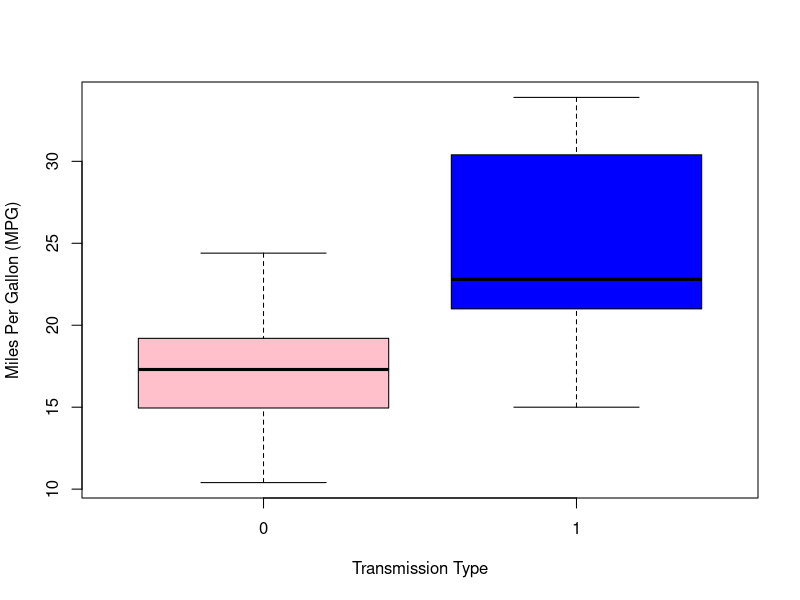

This chart was generated by the following R code: (Note: this script raises an error after producing the figure.)
## ---- chunk 1
knitr::opts_chunk$set(echo = TRUE)
## ---- chunk 2
library (datasets)
data(mtcars) # Loading data
head(mtcars) # Dataset's head
dim(mtcars) # Row's numbers and variable's quantity 
## ---- chunk 3
result <- t.test(mtcars$mpg ~ mtcars$am) 
result$p.value
## ---- chunk 4
result$estimate
## ---- chunk 5
mtcars$vs <- as.factor(mtcars$vs)
mtcars$am <- as.factor(mtcars$am)
boxplot(mpg ~ am, 
        data = mtcars, 
        ylab = "Miles Per Gallon (MPG)", 
        xlab = "Transmission Type",
        col = (c("pink","blue")))
## ---- chunk 6
fit_SLR <- lm(mpg ~ factor(am), data=mtcars)
summary(fit_SLR)
## ---- chunk 7
data(mtcars)
fit_MLR <- lm(mpg ~ . ,data=mtcars)
summary(fit_MLR)
## ---- chunk 8
cor(mtcars)[1,]
## ---- chunk 9
fit_MLR_adjusted <- lm(mpg ~ wt+hp+disp+cyl+am, data = mtcars)
summary(fit_MLR_adjusted)
## ---- chunk 10
par(mfrow = c(2, 2))
plot(fit_MLR_adjusted)
